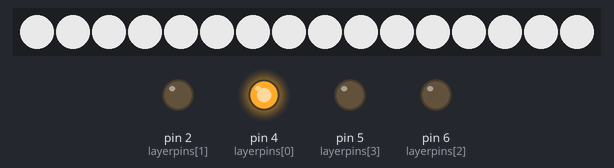
A sketch run on a simulated Arduino Uno, built with avr-gcc and run on an emulated ATmega328P. On the bench: 16 RGB LEDs in strip order, left to right, output pins drawn as LEDs (lit = HIGH). Dim RGB values are drawn brighter than linear; what the sketch prints to the serial monitor is not drawn.

Above: at 0.9 s.
At 3.4 s:
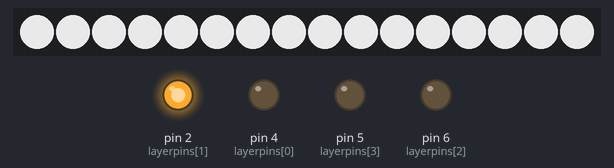
At 6.0 s:
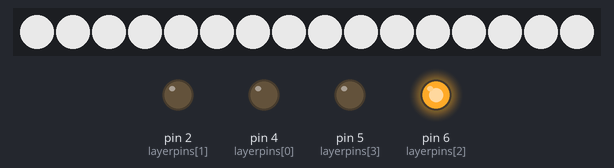
At 8.5 s:
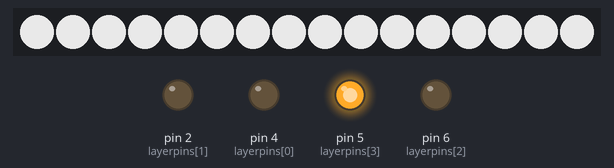
Timing chart, 0 to 39.9 s (numbered marks = the images above):
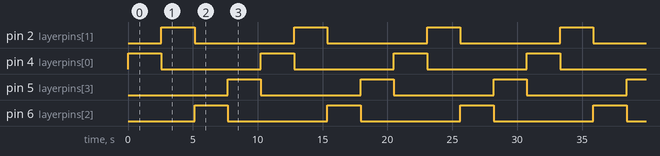

The sketch:

led_test.ino
```cpp
#include "SparkFun_Tlc5940.h"

const byte layerpins[4] = {
  4, 2, 6, 5
};

void setup() {
  Serial.begin(115200);
  Serial.println("init");
  Tlc.init(0);//initalizes all LEDs to off at first

  for (int i = 0; i < 4; i++) {
    pinMode(layerpins[i], OUTPUT);
  }

  Serial.println("finished init");

}

void loop() {
  for (int layer = 0; layer < 4; layer++ ) {
    digitalWrite(layerpins[layer],HIGH);
    for (int led = 0; led < 48; led++) {
      Tlc.set(led,3000);
      Tlc.update();
      delay(50);
    }
    Tlc.clear();
    Tlc.update();
    digitalWrite(layerpins[layer],LOW);
  }

}
```

Measured:
- by itself, pin 2 (layerpins[1]), pin 4 (layerpins[0]), pin 5 (layerpins[3]), pin 6 (layerpins[2]): alternates HIGH for 2.6 s and LOW for 7.7 s
- by itself, everything shown: repeats every 10.2 s, in 65 steps
- what the display in image 0 shows lasts 1.8 s, from 0.8 s to 2.6 s
